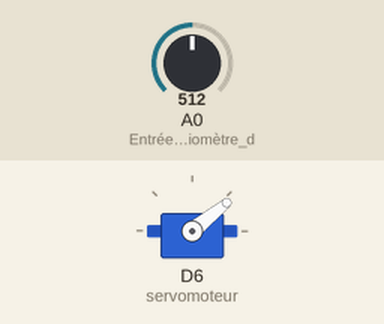
A program run on a simulated ESP8266 (NodeMCU). On the bench: servo. Inputs (shaded band) come from the test bench; at power-on: A0 (Entrée_du_potentiomètre_d) = 512.

Above: at 0.1 s.
Timing chart, 0 to 1.6 s (numbered marks = the images above):
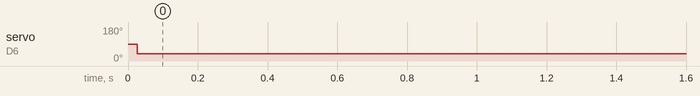

Measured:
- by itself, servo on D6 (servomoteur): 90° → 39° at 0.03 s

The program:

main.cpp
```cpp
// (licence header left out)
#include "Arduino.h"
#include "ESP8266WiFi.h"
#include <Hash.h>
#include <Servo.h>
#include <SimpleTimer.h>
#include <WebSocketsServer.h>

// Timers
SimpleTimer timer_calcul_commande;
SimpleTimer timer_transmission_websocket;

// Objets
Servo servomoteur;
WebSocketsServer webSocket = WebSocketsServer(81);

// Variables pour la commande
unsigned long temps_commande = 0; // ms, temps à partir du début de la commande
unsigned long temps_commande_orig = 0; // ms, décalage temporel de l'origine
unsigned long temps_duree_rampe = 0;   // ms, durée de la rampe
int angle_servo = 950;                 // us, angle à envoyer au servomoteur
const int angle_servo_min = 950;       // us, angle minimal du servomoteur
const int angle_servo_max = 1800;      // us, angle maximal du servomoteur

// Initialisation du point d'accès Wifi
void initialiser_wifi() {
  WiFi.mode(WIFI_AP);                 // Point d'accès WiFi
  IPAddress ip_stab(192, 168, 4, 1);  // IP du stabilisateur & passerelle
  IPAddress masque(255, 255, 255, 0); // Masque de sous-réseau
  WiFi.softAPConfig(ip_stab, ip_stab, masque); // Serveur DHCP
  WiFi.softAP("Stabilisateur", "t1p3stabi");   // Nom et mot de passe du Wifi
}

// Commande en rampe
void commande_servomoteur() {
  if (temps_duree_rampe == 0) {
    // Aucune donnée n'a été reçue donc retour à l'origine
    angle_servo = angle_servo_min;
  } else {
    temps_commande = millis() - temps_commande_orig;

    if (temps_commande > 5000 and temps_commande < temps_duree_rampe + 5000) {
      // Effectue la rampe
      angle_servo = (temps_commande - 5000) *
                        (angle_servo_max - angle_servo_min) /
                        temps_duree_rampe +
                    angle_servo_min;
    } else if (temps_commande > temps_duree_rampe + 10000) {
      // La rampe est terminéee
      temps_duree_rampe = 0;
    }
  }

  servomoteur.writeMicroseconds(angle_servo);
}

// Transmet une mesure vers le socket réseau
void transmission_websocket() {
  int pot = analogRead(A0);
  String texte =
      String(temps_commande) + "," + String(angle_servo) + "," + String(pot);
  webSocket.broadcastTXT(texte);
}

// Gère la réception d'une commande (inspiré d'un exemple de WebSocket)
void rx_websocket(uint8_t num, WStype_t type, uint8_t *payload, size_t length) {
  if (type == WStype_TEXT and payload[0] == '#') {
    // Parsing de la commande (de la forme #FFF)
    uint32_t recu = (uint32_t)strtol((const char *)&payload[1], NULL, 16);
    int num_vitesse = ((recu >> 4) & 0xFF);      // 2 premiers chiffres
    int exp_vitesse = ((recu >> 0) & 0xF) - 0x8; // Puissance de 10

    // Calcul de la vitesse et de la durée de la rampe
    float vitesse = num_vitesse * pow(10, exp_vitesse);                // us/ms
    temps_duree_rampe = (angle_servo_max - angle_servo_min) / vitesse; // ms

    // Déplacement de l'origine temporel
    temps_commande_orig = millis();

    // Renvoie de la durée pour vérification
    webSocket.broadcastTXT("#" + String(temps_duree_rampe));
  }
}

// Initialisation
void setup() {
  servomoteur.attach(D6);          // Commande du servomoteur
  pinMode(A0, INPUT);              // Entrée du potentiomètre du servomoteur
  initialiser_wifi();              // Point d'accès Wifi
  webSocket.begin();               // Initialisation du Websocket
  webSocket.onEvent(rx_websocket); // Réception d'une commande

  timer_calcul_commande.setInterval(25, commande_servomoteur);
  timer_transmission_websocket.setInterval(75, transmission_websocket);
}

// Boucle principale qui lance les sous-boucles
void loop() {
  timer_calcul_commande.run();
  timer_transmission_websocket.run();
  webSocket.loop();
}
```
